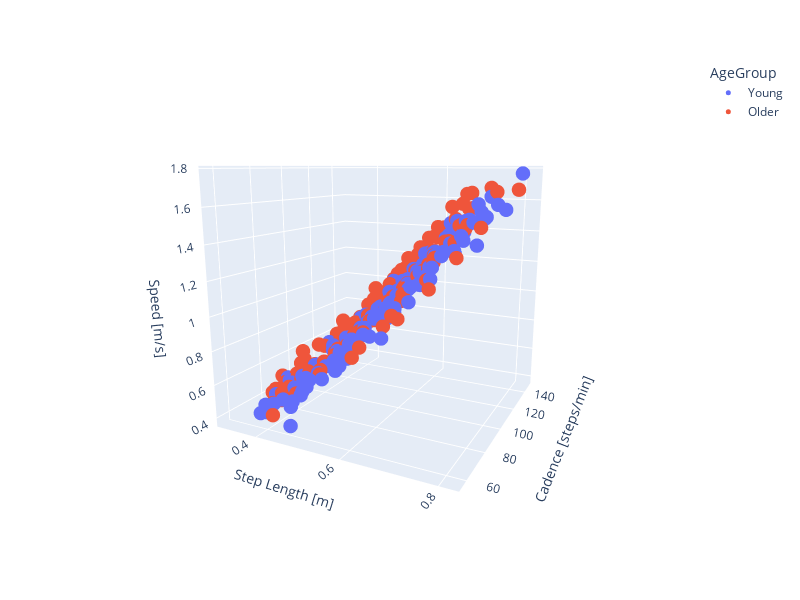

Notebook code for this chart:
### Markdown cell above
## Three-dimensional plots: Step Length and Cadence versus Speed

### Code cell
# add plane: https://memotut.com/en/e42c726cdee25767105d/
df['AgeGroup'] = df['AgeGroup'].replace({0: 'Young', 1: 'Older'}).astype(str)
fig = px.scatter_3d(df, x='StepLength', y='Cadence', z='Speed', color='AgeGroup',
                    labels={'StepLength': 'Step Length [m]', 'Cadence': cadence_label,
                            'Speed': 'Speed [m/s]'},
                    width=800, height=600)
fig.update_traces(marker=dict(size=5), selector=dict(mode='markers'))
camera = dict(up=dict(x=0, y=0, z=1), center=dict(x=0, y=0, z=0), eye=dict(x=1, y=-2, z=0.5))
fig.update_layout(scene_camera=camera)
fig.show()
